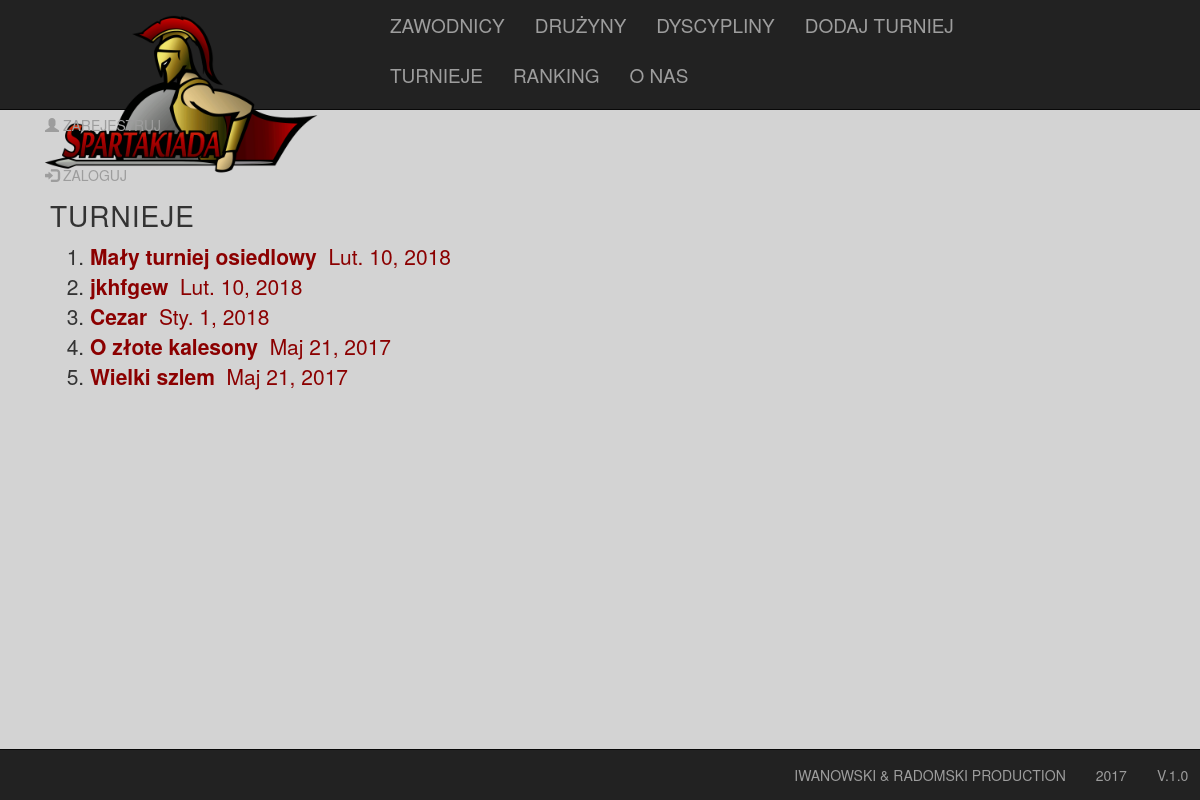
/cups_list/, run on the app's committed database.
### spartakiada/models.py (models this page shows, shortened)
class Cup(models.Model):
    name = models.CharField(max_length=128)
    date = models.DateField()
    class Meta:
        unique_together = ("name", "date")

### spartakiada/views.py (the view)
# urls.py: url(r'^cups_list/$', views.CupsListView.as_view(),
class CupsListView(ListView):
    model = Cup
    ordering = ['-date']

### spartakiada/templates/spartakiada/cup_list.html
{% extends 'spartakiada/base.html' %}
{% block content %}
<h3 class="headtext">Turnieje</h3>
<ol>
{% for cup in object_list %}
    <li><a class="maintext" href="/cup/{{cup.id}}/"><strong>{{ cup.name }}</strong> &nbsp;{{ cup.date }}</a></li>
{% empty %}
    <p class="maintext">BRAK TURNIEJÓW</p>
{% endfor %}
</ol>
{% endblock %}

### spartakiada/static/spartakiada/style.css (style rules this page uses)
body { background-color: grey; }
ol { font-size: 1.5em; }
.maintext { text-decoration: none; color: #8B0000; }
.headtext { letter-spacing: 1px; font-size: 2em; text-transform: uppercase; }

### data on the page
Cup: name "Mały turniej osiedlowy", date "Lut. 10, 2018"
Cup: name "jkhfgew", date "Lut. 10, 2018"
Cup: name "Cezar", date "Sty. 1, 2018"
Cup: name "O złote kalesony", date "Maj 21, 2017"
Cup: name "Wielki szlem", date "Maj 21, 2017"
